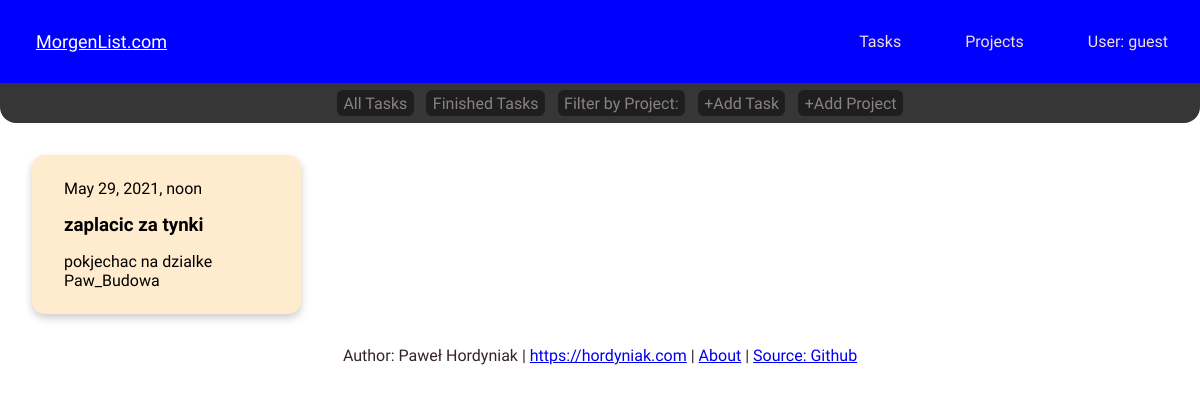
The page /project_detail/4 (signed in) on the database as committed earlier.
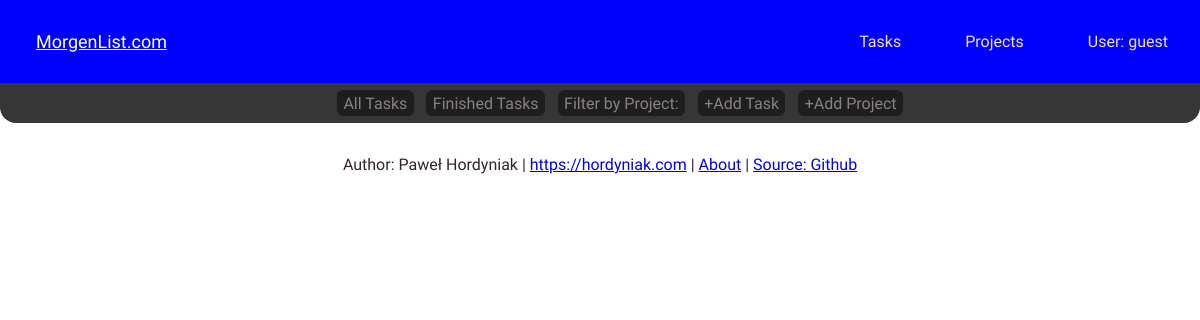
The same page on the database as committed later.
### tasktrack/models.py (models this page shows, shortened)
class Task(models.Model):
    author = models.ForeignKey('auth.User', on_delete=models.CASCADE)
    project = models.ForeignKey('tasktrack.Project', related_name='Tasks', null=True, on_delete=models.CASCADE)
    title = models.CharField(max_length=200, unique=True)
    updated_on = models.DateTimeField(auto_now = True)
    description = models.TextField()
    created_on = DateTimeField(auto_now_add=True)
    status = models.IntegerField(choices=STATUS, default = 0)
    class Meta:
        ordering = ['created_on']

class Project(models.Model):
    owner = models.ForeignKey('auth.User', on_delete=models.CASCADE)
    title = models.CharField(max_length=24, unique=True)
    status = models.IntegerField(choices=STATUS, default = 0)
    def __str__(self) -> str:
        return self.title

### tasktrack/views.py (the view)
# urls.py: path('project_detail/<int:pk>', views.ProjectDetailView.as_view(), name='project_detail'),
class ProjectDetailView(LoginRequiredMixin, generic.DetailView):
    model = Project
    context_object_name = 'project'
    template_name = 'task_list.html'
    login_url = '/login/'
    def get_context_data(self, **kwargs):
        context = super().get_context_data(**kwargs)
        context['projects'] = Project.objects.filter(owner=self.request.user)
        return context

### tasktrack/templates/task_list.html (shortened to what this page needs)
{% extends "base.html" %}
{% block content %}
<nav class="sub-navbar">
    <ul class="nav-links">
        <li class="sub-nav-link"><a href="{% url 'task_list' %}">All Tasks</a></li>
        <li class="sub-nav-link"><a href="{% url 'task_done' %}">Finished Tasks</a></li>
        <li class="sub-nav-link"> <div class="dropdown">
            <a href='#' class="drop-btn">Filter by Project:</a>
          </div> </li>
          <li class="sub-nav-link"><a href="{% url 'create_task' %}">+Add Task</a></li>
          <li class="sub-nav-link"><a href="{% url 'create_project' %}">+Add Project</a></li>
    </ul>
</nav>
<div class='taskfield'>
{% if project %}
    {% for task in project.Tasks.all %}
        {% if task.status == 0 %}
        <div class="task">
            <a href="{% url 'edit_task' pk=task.pk %}">
            <div class="container">
                <p>{{ task.created_on }}</p>
                <h3 class = "title">{{ task.title }}</h3>
                <p>{{ task.description }}<br>
                {{ task.project }}<br>
            </div> </a>
        </div>
        {% endif %}
    {% empty %}
    <p>List is empty</p>
    {% endfor %}
{% endif %}
</div>
{% endblock %}

Rows that differ between the two databases and show on the page:
no longer on this page (row edited): Task: created_on "May 29, 2021, noon", title "zaplacic za tynki", description "pokjechac na dzialke", project "Paw_Budowa"
